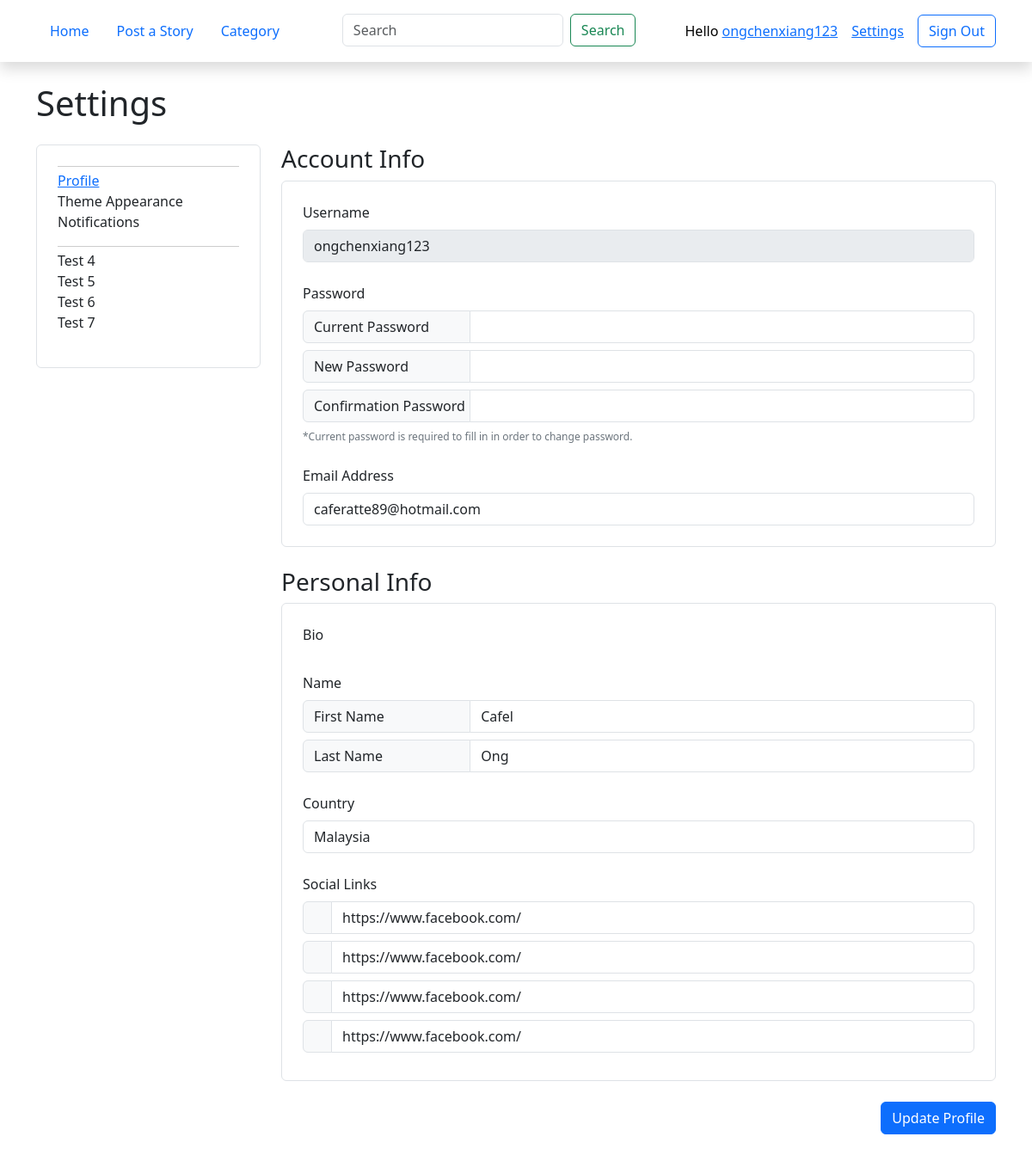
The page /oldstimes/settings/profile (signed in) on the database as committed earlier.
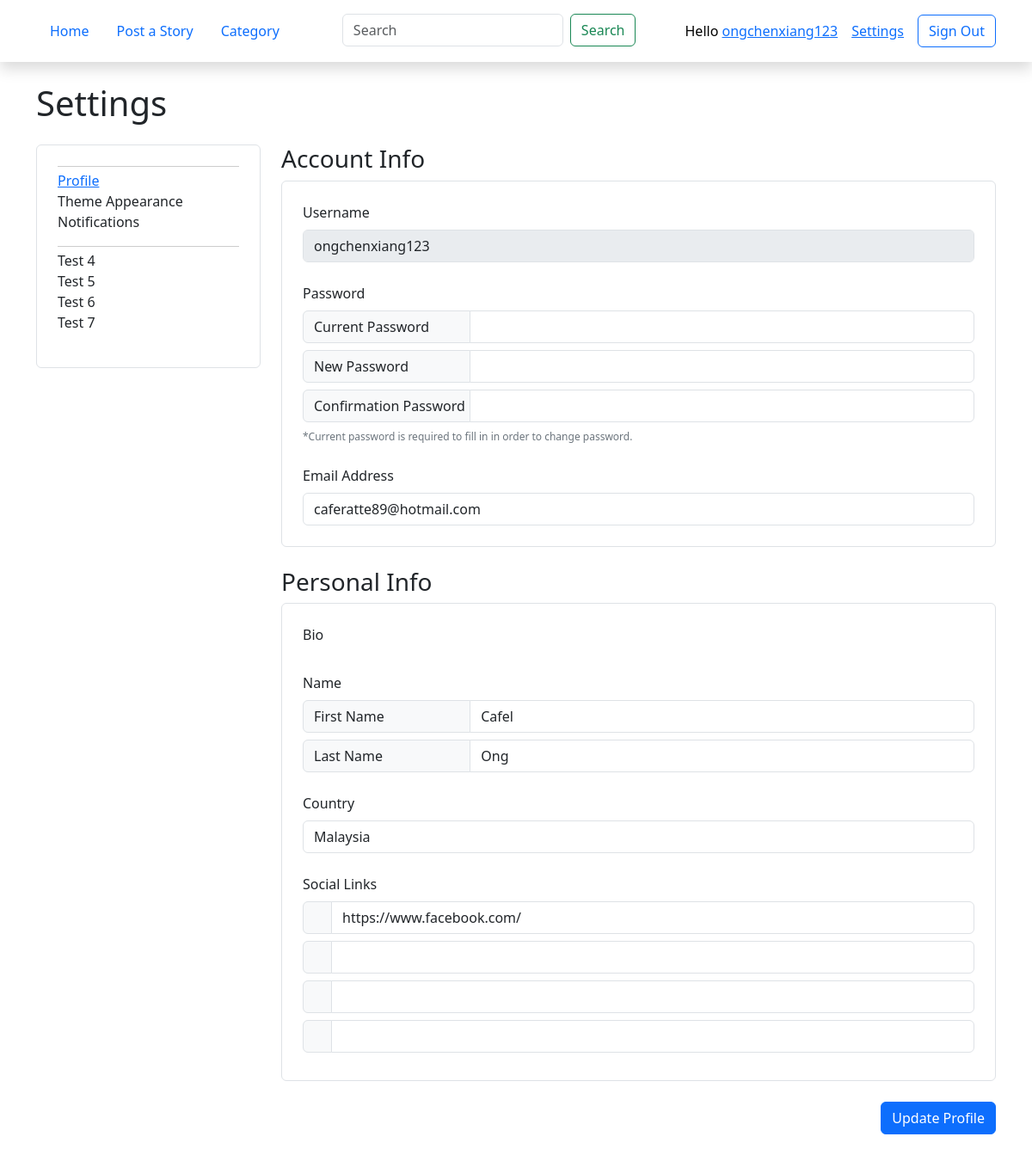
The same page on the database as committed later.
### old_straits_times/models.py (models this page shows, shortened)
class Author(AbstractUser):
    bio = RichTextField()
    country = models.CharField(max_length=60, default="")
    social1 = models.CharField(max_length=120, default="")
    social2 = models.CharField(max_length=120, default="")
    social3 = models.CharField(max_length=120, default="")
    social4 = models.CharField(max_length=120, default="")

### old_straits_times/views.py (the view, shortened to what this page needs)
# urls.py: path('settings/profile', views.settings_profile, name='settings_profile'),
def settings_profile(request):
    template_name = 'old_straits_times/settings_profile.html'
    author = get_object_or_404(Author, pk=request.user.pk)
    return render(request, template_name, {
        "author": author
    })

### old_straits_times/templates/old_straits_times/settings_profile.html (shortened to what this page needs)
{% extends './settings_base.html' %}
{% block sub-content %}
    <form method="POST" onsubmit="return submitChange(this)">
        <h3>Account Info</h3>
        <div class="border rounded p-4 mb-4">
            <div class="mb-4">
                <label class="form-label">Username</label>
                <input type="text" class="form-control" value="{{ author.username }}" disabled />
            </div>
            <div class="mb-4">
                <label class="form-label">Password</label>
                <div class="input-group mb-2">
                    <span class="input-group-text w-25">Current Password</span>
                    <input name="current_password" id="currentPassword" type="password" class="form-control">
                </div>
                <div class="input-group mb-2">
                    <span class="input-group-text w-25">New Password</span>
                    <input name="new_password" id="newPassword" type="password" class="form-control">
                </div>
                <div class="input-group mb-2">
                    <span class="input-group-text w-25">Confirmation Password</span>
                    <input name="new_password_confirmation" type="password" class="form-control">
                </div>
                <div class="form-text text-secondary fs-7">*Current password is required to fill in in order to change password.</div>
            </div>
            <div>
                <label class="form-label">Email Address</label>
                <input name="email" type="text" class="form-control" value="{{ author.email }}" />
            </div>
        </div>
        <h3>Personal Info</h3>
        <div class="border rounded p-4 mb-4">
            <div class="mb-4">
                <label class="form-label">Bio</label>
            </div>
            <div class="mb-4">
                <label class="form-label">Name</label>
                <div class="input-group mb-2">
                    <span class="input-group-text w-25">First Name</span>
                    <input name="first_name" type="text" value="{{ author.first_name }}" class="form-control">
                </div>
                <div class="input-group mb-2">
                    <span class="input-group-text w-25">Last Name</span>
                    <input name="last_name" type="text" value="{{ author.last_name }}" class="form-control">
                </div>
            </div>
            <div class="mb-4">
                <label class="form-label">Country</label>
                <select name="country" class="form-control" id="country">
                </select>
            </div>
            <div>
                <label class="form-label">Social Links</label>
                <div class="input-group mb-2">
                    <span class="input-group-text"></span>
                    <input name="social1" type="text" value="{{ author.social1 }}" class="form-control">
                </div>
                <div class="input-group mb-2">
                    <span class="input-group-text"></span>
                    <input name="social2" type="text" value="{{ author.social2 }}" class="form-control">
                </div>
                <div class="input-group mb-2">
                    <span class="input-group-text"></span>
                    <input name="social3" type="text" value="{{ author.social3 }}" class="form-control">
                </div>
                <div class="input-group mb-2">
                    <span class="input-group-text"></span>
                    <input name="social4" type="text" value="{{ author.social4 }}" class="form-control">
                </div>
            </div>
        </div>
        <div class="d-flex justify-content-end">
            <input type="submit" class="btn btn-primary" value="Update Profile" />
        </div>
    </form>
{% endblock sub-content %}

### old_straits_times/templates/old_straits_times/base.html (shortened to what this page needs)
<!doctype html>
<html lang="en">
    <head>
        {% load static %}
        <link href="https://cdn.jsdelivr.net/npm/bootstrap@5.3.0-alpha1/dist/css/bootstrap.min.css" rel="stylesheet">
        <link href='https://css.gg/css' rel='stylesheet'>
        <link rel="stylesheet" href="{% static 'old_straits_times/customs.css' %}">
    </head>
    <body>
        <header class="sticky-top shadow bg-white">
            <div class="container">
                <div class="py-3 text-white d-flex justify-content-between">
                    <div>
                        <nav>
                            <ul class="nav">
                                <li class="nav-item">
                                  <a href="{% url 'oldstimes:index' %}" class="nav-link" aria-current="page">Home</a>
                                </li>
                                {% if request.user.is_authenticated %}
                                    <li class="nav-item">
                                        <a href="{% url 'oldstimes:story_post' %}" class="nav-link" aria-current="page">Post a Story</a>
                                    </li>
                                {% endif %}
                                <li class="nav-item">
                                  <a class="nav-link" href="{% url 'oldstimes:category' %}">Category</a>
                                </li>
                            </ul>
                        </nav>
                    </div>
                    <div class="d-none d-xl-block">
                        <form class="d-flex" role="search">
                            <input class="form-control me-2" type="search" placeholder="Search" aria-label="Search">
                            <button class="btn btn-outline-success" type="submit">Search</button>
                          </form>
                    </div>
                    {% if request.user.is_authenticated %}
                        <div class="d-flex align-items-center text-black">
                            <span class="pe-3">Hello <a href="{% url 'oldstimes:profile' request.user.username %}">{{ request.user.username }}</a></span>
                            <a class="pe-3" href="{% url 'oldstimes:settings_profile' %}">
                                Settings
                            </a>
                            <a href="{% url 'oldstimes:auth_logout' %}">
                                <button class="btn btn-outline-primary">Sign Out</button>
                            </a>
                        </div>
                    {% endif %}
                </div>
            </div>
        </header>
        <div class="container my-4">
            {% block content %}{% endblock content %}
        </div>
    </body>
</html>

Rows that differ between the two databases and show on the page:
changed Author "ongchenxiang123": social2 "https://www.facebook.com/" → (not shown); social3 "https://www.facebook.com/" → (not shown); social4 "https://www.facebook.com/" → (not shown)
